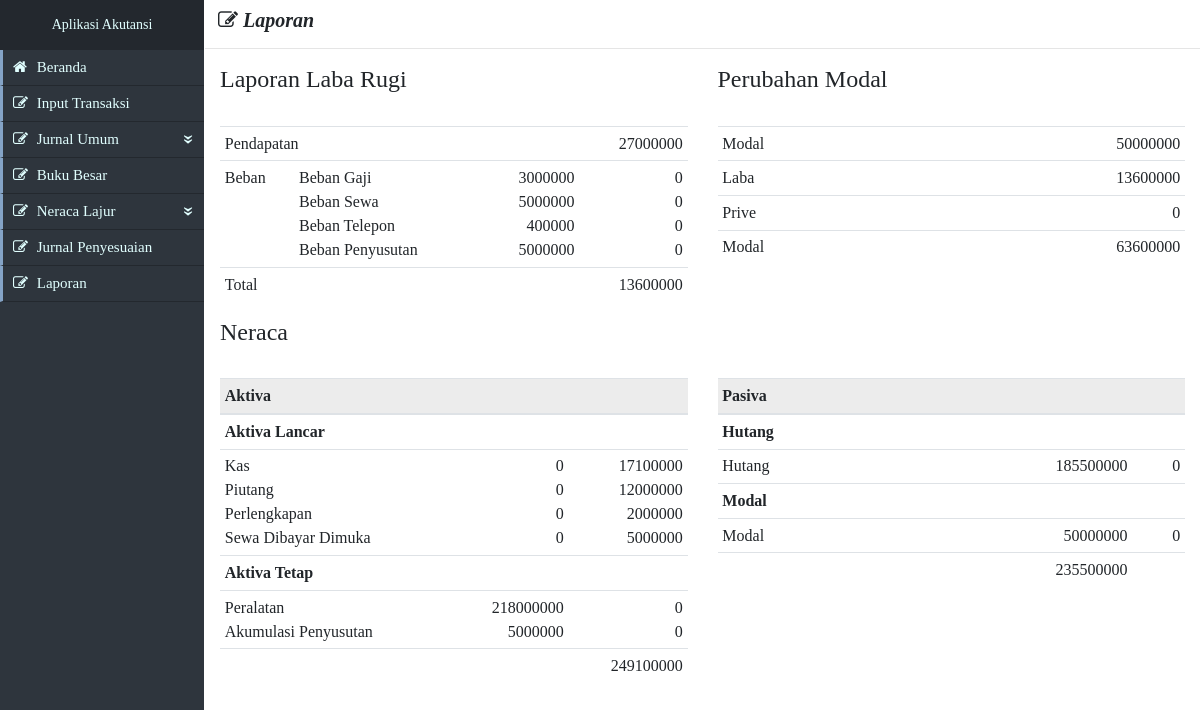
/public/perperiode/laporan.php, run on the app's committed database.
### tables this page shows
CREATE TABLE `neracalajur` (
  `idnl` varchar(100) DEFAULT NULL,
  `noRef` varchar(10) DEFAULT NULL,
  `neracaSaldoD` int(100) DEFAULT NULL,
  `neracaSaldoK` int(100) DEFAULT NULL,
  `penyesuaianD` int(100) DEFAULT NULL,
  `penyesuaianK` int(100) DEFAULT NULL,
  `neracaSaldoSetelahD` int(100) DEFAULT NULL,
  `neracaSaldoSetelahK` int(100) DEFAULT NULL,
  `rugiLabaD` int(100) DEFAULT NULL,
  `rugiLabaK` int(100) DEFAULT NULL,
  `neracaD` int(100) DEFAULT NULL,
  `neracaK` int(100) DEFAULT NULL
);

CREATE TABLE `ketref` (
  `golAkun` varchar(50) DEFAULT NULL,
  `noRef` varchar(10) NOT NULL,
  `ketref` varchar(50) DEFAULT NULL,
  `kdUnik` varchar(50) DEFAULT NULL
);

CREATE TABLE `transaksi` (
  `no` int(10) NOT NULL,
  `kdTransaksi` int(50) DEFAULT NULL,
  `kdKhusus` varchar(100) DEFAULT NULL,
  `Tanggal` date DEFAULT NULL,
  `noRef` varchar(10) DEFAULT NULL,
  `debet` int(100) DEFAULT NULL,
  `kredit` int(100) DEFAULT NULL,
  `keterangan` varchar(100) DEFAULT NULL
);

### public/perperiode/laporan.php (the view, shortened to what this page needs)
<?php include('../../includes/templateinput.php') ?>
		<div class="col-lg-10">
			<h5 class="ml-2 mt-2"><strong><i>&nbsp<span class="fa fa-pencil-square-o"></span> Laporan</i></strong></h5>
			<hr>
			<div class="container-fluid">
				<div class="row">
					<div class="col-sm-6 table-responsive">
						<h4>Laporan Laba Rugi</h4><br>
						<table class="table table-sm">
							<tr>
								<td colspan="3">Pendapatan</td>
								<td class="text-right">
									<?php
                                        $periode=$_POST['periode'];
										$con = mysqli_connect("localhost","root","","akutansiAuto");
										if (mysqli_connect_errno()){
											echo "Koneksi database gagal : " . mysqli_connect_error();
										} else {
											$query = mysqli_query($con,"select*from neracalajur inner join ketref on ketref.noRef = neracalajur.noRef where golAkun='Pendapatan' and idnl like '$periode%'");
											foreach ($query as $key) {
												$pT=$key['rugiLabaK'];
												echo $pT;
											}
										}
									?>
								</td>
							</tr>
							<tr>
								<td class="align-center">Beban</td>
								<td>
									<?php
										if (mysqli_connect_errno()){
											echo "Koneksi database gagal : " . mysqli_connect_error();
										} else {
											$query = mysqli_query($con,"select distinct ketref from neracalajur inner join ketref on ketref.noRef = neracalajur.noRef where ketref.noRef like '5%' and idnl like '$periode%' order by ketref.noRef");
											foreach ($query as $key) {
												echo nl2br($key['ketref']."\n");
											}
										}
									?>
								</td>
								<td class="text-right">
									<?php
										if (mysqli_connect_errno()){
											echo "Koneksi database gagal : " . mysqli_connect_error();
										} else {
											$query = mysqli_query($con,"select rugiLabaD from neracalajur where noRef like '5%' and idnl like '$periode%' order by noRef");
											foreach ($query as $key) {
												echo nl2br($key['rugiLabaD']."\n");
											}
										}
									?>
								</td>
								<td class="text-right">
									<?php
										if (mysqli_connect_errno()){
											echo "Koneksi database gagal : " . mysqli_connect_error();
										} else {
											$query = mysqli_query($con,"select rugiLabaK from neracalajur where noRef like '5%' and idnl like '$periode%' order by noRef");
											foreach ($query as $key) {
												echo nl2br($key['rugiLabaK']."\n");
											}
										}
									?>
								</td>
							</tr>
							<tr>
								<td colspan="2">Total</td>
								<td>
									<?php
										$totalfix=0;
										$query = mysqli_query($con,"select*from neracalajur inner join ketref on ketref.noRef = neracalajur.noRef where (golAkun='Pendapatan' or golAkun='Beban') and idnl like '$periode%'");
											foreach ($query as $key) {
												$total=$key['rugiLabaK']-$key['rugiLabaD'];
												$totalfix=$totalfix+$total;
											}
									?>
								</td>
								<td class="text-right">
									<?php
										if($totalfix>0){
											echo $totalfix;
										}
									?>
								</td>
							</tr>
						</table>
					</div>
					<div class="col-sm-6 table-responsive">
						<h4>Perubahan Modal</h4><br>
						<table class="table table-sm">
							<tr>
								<td>Modal</td>
								<td class="text-right">
									<?php
										if (mysqli_connect_errno()){
											echo "Koneksi database gagal : " . mysqli_connect_error();
										} else {
											$query = mysqli_query($con,"select neracaK from neracalajur where noRef like '31' and idnl like '$periode%'");
											foreach ($query as $key) {
												echo nl2br($key['neracaK']."\n");
											}
										}
									?>
								</td>
							</tr>
							<tr>
								<td>Laba</td>
								<td class="text-right">
									<?php echo $totalfix; ?>
								</td>
							</tr>
							<tr>
								<td>Prive</td>
								<td class="text-right">
									<?php
										if (mysqli_connect_errno()){
											echo "Koneksi database gagal : " . mysqli_connect_error();
										} else {
											$query = mysqli_query($con,"select neracaD from neracalajur where noRef like '32' and idnl like '$periode%'");
											if(mysqli_num_rows($query)>0){
												foreach ($query as $key) {
													$prive=$key['neracaD'];
													echo nl2br("(".$prive.")"."\n");
												}
											} else{
												$prive=0;
												echo $prive;
											}
										}
									?>
								</td>
							</tr>
							<tr>
								<td>Modal</td>
								<td class="text-right">
									<?php
										$modalakhir=0;
										if (mysqli_connect_errno()){
											echo "Koneksi database gagal : " . mysqli_connect_error();
										} else {
											$query = mysqli_query($con,"select neracaK from neracalajur where noRef like '31' and idnl like '$periode%'");
											foreach ($query as $key) {
												$modalakhir= $key['neracaK']+$totalfix;
											}
											$modalakhirfix=$modalakhir-$prive;
											echo $modalakhirfix;
										}
									?>
								</td>
							</tr>
						</table><br>
					</div>
				</div>
				<h4>Neraca</h4>
				<br>
				<div class="neraca">
					<div class="row">
						<div class="col-sm-6 table-responsive">
							<table class="table table-sm">
								<thead class="table-active">
									<tr>
										<th colspan="3">Aktiva</th>
									</tr>
								</thead>
									<tr>
										<th colspan="3">Aktiva Lancar</th>
									</tr>
								<tr>
									<td>
										<?php
											if (mysqli_connect_errno()){
												echo "Koneksi database gagal : " . mysqli_connect_error();
											} else {
												$query1 = mysqli_query($con,"select * from neracalajur inner join ketref on neracalajur.noRef=ketref.noRef where ketref.golAkun='Aktiva_Lancar' and idnl like '$periode%'");
												foreach ($query1 as $key) {
													echo nl2br($key['ketref']."\n");
												}
											}
										?>
									</td>
									<td class="text-right">
										<?php
											if (mysqli_connect_errno()){
												echo "Koneksi database gagal : " . mysqli_connect_error();
											} else {
												$query1 = mysqli_query($con,"select * from neracalajur inner join ketref on neracalajur.noRef=ketref.noRef where ketref.golAkun='Aktiva_Lancar' and idnl like '$periode%'");
												foreach ($query1 as $key) {
													echo nl2br($key['neracaK']."\n");
												}
											}
										?>
									</td>
									<td class="text-right">
										<?php
											if (mysqli_connect_errno()){
												echo "Koneksi database gagal : " . mysqli_connect_error();
											} else {
												$query1 = mysqli_query($con,"select * from neracalajur inner join ketref on neracalajur.noRef=ketref.noRef where ketref.golAkun='Aktiva_Lancar' and idnl like '$periode%'");
												foreach ($query1 as $key) {
													echo nl2br($key['neracaD']."\n");
												}
											}
										?>
									</td>
								</tr>
								<tr>
									<th colspan="3">Aktiva Tetap</th>
								</tr>
								<tr>
									<td>
										<?php
											if (mysqli_connect_errno()){
												echo "Koneksi database gagal : " . mysqli_connect_error();
											} else {
												$query1 = mysqli_query($con,"select * from neracalajur inner join ketref on neracalajur.noRef=ketref.noRef where ketref.golAkun='Aktiva_Tetap' and idnl like '$periode%'");
												foreach ($query1 as $key) {
													echo nl2br($key['ketref']."\n");
												}
											}
										?>
									</td>
									<td class="text-right">
										<?php
											$query1 = mysqli_query($con,"select * from neracalajur inner join ketref on neracalajur.noRef=ketref.noRef where (ketref.golAkun='Aktiva_Tetap' and ketref.noRef='15') and idnl like '$periode%'");
											if (mysqli_connect_errno()){
												echo "Koneksi database gagal : " . mysqli_connect_error();
											} else {
												$query2=mysqli_query($con,"select * from transaksi where noRef=19 and tanggal like '$periode%'");
												foreach ($query1 as $key) {
													echo nl2br($key['neracaSaldoD']."\n");
												}
												foreach ($query2 as $key) {
													echo nl2br($key['kredit']."\n");
												}
											}
										?>
									</td>
									<td class="text-right">
										<?php
											$query1 = mysqli_query($con,"select * from neracalajur inner join ketref on neracalajur.noRef=ketref.noRef where (ketref.golAkun='Aktiva_Tetap' and ketref.noRef='15') and idnl like '$periode%'");
											if (mysqli_connect_errno()){
												echo "Koneksi database gagal : " . mysqli_connect_error();
											} else {
												$query2=mysqli_query($con,"select * from transaksi where noRef=19 and tanggal like '$periode%'");
												foreach ($query1 as $key) {
													echo nl2br($key['neracaSaldoK']."\n");
												}
												foreach ($query2 as $key) {
													echo nl2br($key['debet']."\n");
												}
											}
										?>
									</td>
								</tr>
								<tr class="text-right">
									<td></td>
									<td>
										<?php
											if (mysqli_connect_errno()){
												echo "Koneksi database gagal : " . mysqli_connect_error();
											} else {
												$saldo=0;
												$query1 = mysqli_query($con,"select sum(neracaK), sum(neracaD) from neracalajur inner join ketref on neracalajur.noRef=ketref.noRef where ketref.golAkun='Aktiva_Tetap' and idnl like '$periode%'");
												$query2 = mysqli_query($con,"select sum(neracaK), sum(neracaD) from neracalajur inner join ketref on neracalajur.noRef=ketref.noRef where ketref.golAkun='Aktiva_Lancar' and idnl like '$periode%'");
												foreach ($query1 as $key) {
													$saldo=$key['sum(neracaD)']-$key['sum(neracaK)'];
												}
												foreach ($query2 as $key) {
													$saldo=($key['sum(neracaD)']-$key['sum(neracaK)'])+$saldo;
												}
											}
										?>
									</td>
									<td>
										<?php
											if($saldo>0){
												echo $saldo;
											}
										?>
									</td>
								</tr>
							</table>
						</div>
						<div class="col-sm-6 table-responsive">
							<table class="table table-sm">
								<thead class="table-active">
									<tr>
										<th colspan="3">Pasiva</th>
									</tr>
								</thead>
								<tr>
									<th colspan="3">Hutang</th>
								</tr>
								<tr>
									<td>
										Hutang
									</td>
									<td class="text-right">
										<?php
											if (mysqli_connect_errno()){
												echo "Koneksi database gagal : " . mysqli_connect_error();
											} else {
												$query1 = mysqli_query($con,"select * from neracalajur inner join ketref on neracalajur.noRef=ketref.noRef where ketref.golAkun='Kewajiban' and idnl like '$periode%'");
												foreach ($query1 as $key) {
													echo nl2br($key['neracaK']."\n");
												}
											}
										?>
									</td>
									<td class="text-right">
										<?php
											if (mysqli_connect_errno()){
												echo "Koneksi database gagal : " . mysqli_connect_error();
											} else {
												$query1 = mysqli_query($con,"select * from neracalajur inner join ketref on neracalajur.noRef=ketref.noRef where ketref.golAkun='Kewajiban' and idnl like '$periode%'");
												foreach ($query1 as $key) {
													echo nl2br($key['neracaD']."\n");
												}
											}
										?>
									</td>
								</tr>
								<tr>
									<th colspan="3">Modal</th>
								</tr>
								<tr>
									<td>
										Modal
									</td>
									<td class="text-right">
										<?php
											if (mysqli_connect_errno()){
												echo "Koneksi database gagal : " . mysqli_connect_error();
											} else {
												$query1 = mysqli_query($con,"select * from neracalajur inner join ketref on neracalajur.noRef=ketref.noRef where ketref.golAkun='Modal' and idnl like '$periode%'");
												foreach ($query1 as $key) {
													echo nl2br($key['neracaK']."\n");
												}
											}
										?>
									</td>
									<td class="text-right">
										<?php
											if (mysqli_connect_errno()){
												echo "Koneksi database gagal : " . mysqli_connect_error();
											} else {
												$query1 = mysqli_query($con,"select * from neracalajur inner join ketref on neracalajur.noRef=ketref.noRef where ketref.golAkun='Modal' and idnl like '$periode%'");
												foreach ($query1 as $key) {
													echo nl2br($key['neracaD']."\n");
												}
											}
										?>
									</td>
								</tr>
								<tr class="text-right">
									<td></td>
									<td>
										<?php
											if (mysqli_connect_errno()){
												echo "Koneksi database gagal : " . mysqli_connect_error();
											} else {
												$query1 = mysqli_query($con,"select sum(neracaK) from neracalajur inner join ketref on neracalajur.noRef=ketref.noRef where (ketref.golAkun='Kewajiban' or golAkun='modal') and idnl like '$periode%'");
												foreach ($query1 as $key) {
													if($key['sum(neracaK)']>0){
														echo $key['sum(neracaK)'];
													}
												}
											}
										?>
									</td>
									<td>
									</td>
								</tr>
							</table>
						</div>
					</div>
				</div>
			</div>
		</div>
	</div>
</body>
</html>

### assets/css/style.css (style rules this page uses)
* { margin: 0px;padding:0px;font-family: calibri; }
body { margin: 0px; padding: 0px; }

### data on the page
neracalajur: rugiLabaK "27000000"
neracalajur: neracaK "50000000", neracaK "63600000", neracaD "0"
neracalajur: ketref.ketref "Kas", neracaK "0", neracaD "17100000"
neracalajur: ketref.ketref "Piutang", neracaK "0", neracaD "12000000"
neracalajur: ketref.ketref "Perlengkapan", neracaK "0", neracaD "2000000"
neracalajur: ketref.ketref "Sewa Dibayar Dimuka", neracaK "0", neracaD "5000000"
neracalajur: ketref.ketref "Peralatan", neracaSaldoD "218000000", neracaSaldoK "0"
neracalajur: ketref.ketref "Akumulasi Penyusutan"
transaksi: kredit "5000000", debet "0"
neracalajur: neracaK "185500000", neracaD "0"

### other printed values
$key['ketref']."\n" "Beban Gaji"
$key['ketref']."\n" "Beban Sewa"
$key['ketref']."\n" "Beban Telepon"
$key['ketref']."\n" "Beban Penyusutan"
$key['rugiLabaD']."\n" "3000000"
$key['rugiLabaD']."\n" "5000000"
$key['rugiLabaD']."\n" "400000"
$key['rugiLabaK']."\n" "0"
$totalfix "13600000"
$prive "0"
$saldo "249100000"
$key['sum(neracaK)'] "235500000"
